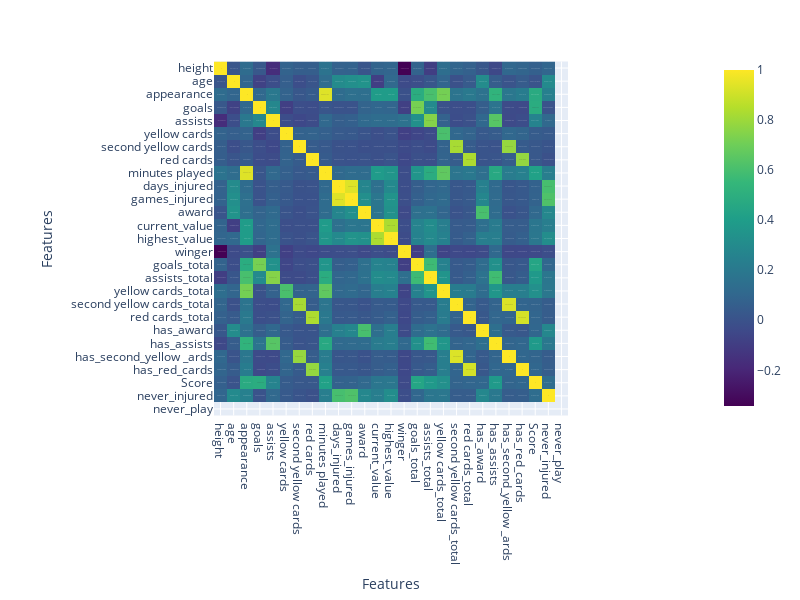

The code cell stored with this chart in its notebook:
### Code cell
import plotly.express as px

fig = px.imshow(correlation, text_auto=True, color_continuous_scale='Viridis')
fig.update_layout(
    width=800,  
    height=600,  
    xaxis_title='Features',
    yaxis_title='Features',
    xaxis=dict(tickvals=list(correlation.columns), ticktext=list(correlation.columns)),
    yaxis=dict(tickvals=list(correlation.columns), ticktext=list(correlation.columns))
)

### Figure 1 — Plotly figure (JSON) as saved in the notebook; plotly's stock layout.template omitted (floating-point values rounded to 4 significant figures; data arrays with more than 128 entries replaced by an {"elided": "..."} marker saying what was removed)
{"data": [{"coloraxis": "coloraxis", "hovertemplate": "x: %{x}<br>y: %{y}<br>color: %{z}<extra></extra>", "name": "0", "texttemplate": "%{z}", "type": "heatmap", "x": ["height", "age", "appearance", "goals", "assists", "yellow cards", "second yellow cards", "red cards", "minutes played", "days_injured", "games_injured", "award", "current_value", "highest_value", "winger", "goals_total", "assists_total", "yellow cards_total", "second yellow cards_total", "red cards_total", "has_award", "has_assists", "has_second_yellow _ards", "has_red_cards", "Score", "never_injured", "never_play"], "xaxis": "x", "y": ["height", "age", "appearance", "goals", "assists", "yellow cards", "second yellow cards", "red cards", "minutes played", "days_injured", "games_injured", "award", "current_value", "highest_value", "winger", "goals_total", "assists_total", "yellow cards_total", "second yellow cards_total", "red cards_total", "has_award", "has_assists", "has_second_yellow _ards", "has_red_cards", "Score", "never_injured", "never_play"], "yaxis": "y", "z": {"elided": "27x27 float values"}}], "layout": {"coloraxis": {"colorscale": [[0, "#440154"], [0.1111, "#482878"], [0.2222, "#3e4989"], [0.3333, "#31688e"], [0.4444, "#26828e"], [0.5556, "#1f9e89"], [0.6667, "#35b779"], [0.7778, "#6ece58"], [0.8889, "#b5de2b"], [1, "#fde725"]]}, "height": 600, "margin": {"t": 60}, "width": 800, "xaxis": {"anchor": "y", "constrain": "domain", "domain": [0, 1], "scaleanchor": "y", "ticktext": ["height", "age", "appearance", "goals", "assists", "yellow cards", "second yellow cards", "red cards", "minutes played", "days_injured", "games_injured", "award", "current_value", "highest_value", "winger", "goals_total", "assists_total", "yellow cards_total", "second yellow cards_total", "red cards_total", "has_award", "has_assists", "has_second_yellow _ards", "has_red_cards", "Score", "never_injured", "never_play"], "tickvals": ["height", "age", "appearance", "goals", "assists", "yellow cards", "second yellow cards", "red cards", "minutes played", "days_injured", "games_injured", "award", "current_value", "highest_value", "winger", "goals_total", "assists_total", "yellow cards_total", "second yellow cards_total", "red cards_total", "has_award", "has_assists", "has_second_yellow _ards", "has_red_cards", "Score", "never_injured", "never_play"], "title": {"text": "Features"}}, "yaxis": {"anchor": "x", "autorange": "reversed", "constrain": "domain", "domain": [0, 1], "ticktext": ["height", "age", "appearance", "goals", "assists", "yellow cards", "second yellow cards", "red cards", "minutes played", "days_injured", "games_injured", "award", "current_value", "highest_value", "winger", "goals_total", "assists_total", "yellow cards_total", "second yellow cards_total", "red cards_total", "has_award", "has_assists", "has_second_yellow _ards", "has_red_cards", "Score", "never_injured", "never_play"], "tickvals": ["height", "age", "appearance", "goals", "assists", "yellow cards", "second yellow cards", "red cards", "minutes played", "days_injured", "games_injured", "award", "current_value", "highest_value", "winger", "goals_total", "assists_total", "yellow cards_total", "second yellow cards_total", "red cards_total", "has_award", "has_assists", "has_second_yellow _ards", "has_red_cards", "Score", "never_injured", "never_play"], "title": {"text": "Features"}}}}
